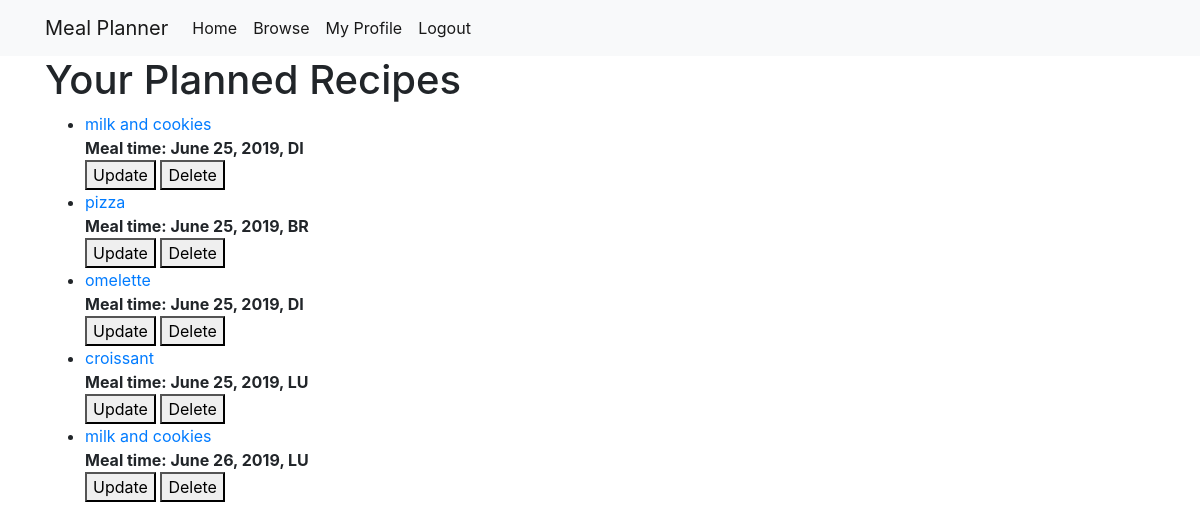
/users/my_profile/my_recipes (signed in), run on an earlier commit of the app's database.
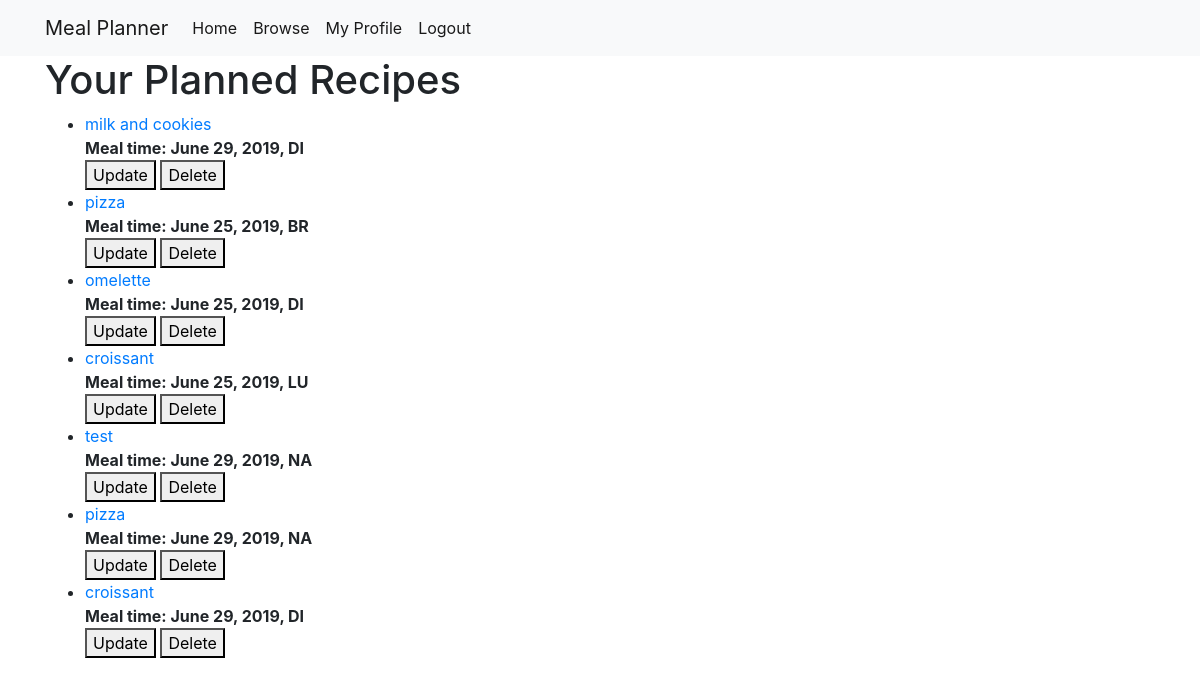
And on a later commit of the database.
### recipes/models.py (models this page shows, shortened)
class UserRecipe(models.Model):
	MEAL_TIMES = [
		('BR', 'Breakfast'),
		('LU', 'Lunch'),
		('DI', 'Dinner'),
		('NA', 'Not specified')
	]
	meal_time = models.CharField(max_length=30, choices=MEAL_TIMES, default='NA')
	meal_date = models.DateField(default=datetime.date.today)
	user = models.ForeignKey(
		User,
		related_name='user_recipe',
		on_delete=models.CASCADE)
	recipe = models.ForeignKey(
		Recipe,
		related_name='user_recipe',
		on_delete=models.CASCADE)

class Recipe(models.Model):
	name = models.CharField(max_length=50, unique=True)
	likes = models.IntegerField(default=0)
	cuisine = models.CharField(max_length=50, default='world')
	servings = models.IntegerField(default=1)
	ready_in = models.DurationField(default=datetime.timedelta(hours=1))
	cal = models.IntegerField(null=True)
	slug = models.SlugField(unique=True)
	ingredients = models.ManyToManyField(
		Ingredient,
		through='RecipeItem',
		related_name='recipes')
	users = models.ManyToManyField(
		User,
		through='UserRecipe',
		related_name='recipes',
		blank=True)
	class Meta:
		ordering = ('name',)

### recipes/views.py (the view)
# urls.py: path('users/my_profile/my_recipes', views.UserRecipesDisplay.as_view(), name='my_recipes'),
class UserRecipesDisplay(ListView):
    model = UserRecipe
    template_name = 'user/user_recipes.html'
    context_object_name = 'user_recipes'
    def get_queryset(self):
        return UserRecipe.objects.filter(user=self.request.user)

### templates/user/user_recipes.html
{% extends "base_generic.html" %}
{% block content %}
<h1>Your Planned Recipes</h1>
{% if user_recipes %}
<ul>
	{% for user_recipe in user_recipes %}
	<li>
		<a href="/recipes/{{ user_recipe.recipe.slug }}/">{{ user_recipe.recipe.name }}</a><br />
		<b>Meal time: {{ user_recipe.meal_date }}, {{ user_recipe.meal_time }}</b><br />
		<a href="/users/my_profile/my_recipes/update/{{ user_recipe.id }}">
			<button type="submit">Update</button>
		</a>
		<a href="/users/my_profile/my_recipes/delete/{{ user_recipe.id }}">
			<button type="submit">Delete</button>
		</a>
	</li>
	{% endfor %}
</ul>
{% else %}
<p>
	You haven't selected any recipes. <a href="/">Check out recipes here</a>
</p>
{% endif %}
{% endblock %}

What changed in the data, as far as the page shows it:
removed UserRecipe: recipe.name "milk and cookies", meal_date "June 26, 2019", meal_time "LU"
changed UserRecipe "milk and cookies": meal_date "June 25, 2019" → "June 29, 2019"
added UserRecipe: recipe.name "test", meal_date "June 29, 2019", meal_time "NA"
added UserRecipe: recipe.name "pizza", meal_date "June 29, 2019", meal_time "NA"
added UserRecipe: recipe.name "croissant", meal_date "June 29, 2019", meal_time "DI"
